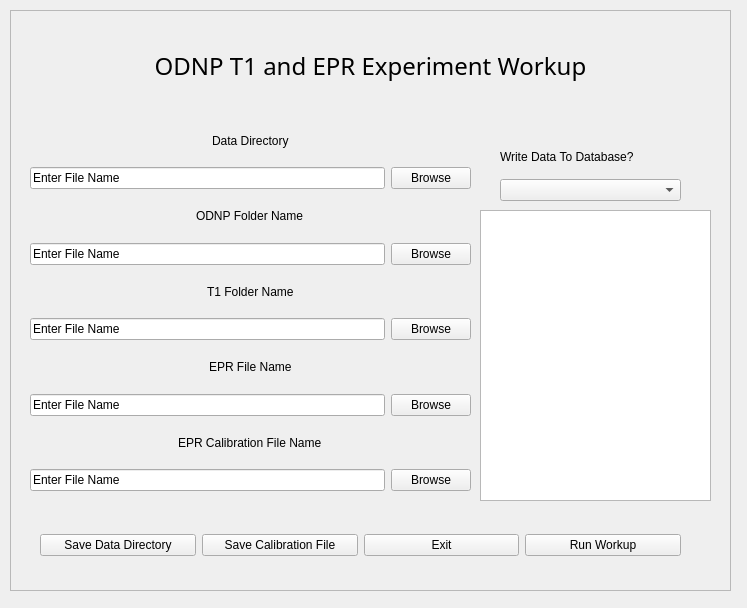
<?xml version="1.0" encoding="UTF-8"?>
<ui version="4.0">
 <class>mainWindow</class>
 <widget class="QWidget" name="mainWindow">
  <property name="geometry">
   <rect>
    <x>0</x>
    <y>0</y>
    <width>747</width>
    <height>608</height>
   </rect>
  </property>
  <property name="windowTitle">
   <string>mainWindow</string>
  </property>
  <property name="autoFillBackground">
   <bool>true</bool>
  </property>
  <widget class="QFrame" name="frame">
   <property name="geometry">
    <rect>
     <x>10</x>
     <y>10</y>
     <width>721</width>
     <height>581</height>
    </rect>
   </property>
   <property name="frameShape">
    <enum>QFrame::StyledPanel</enum>
   </property>
   <property name="frameShadow">
    <enum>QFrame::Raised</enum>
   </property>
   <widget class="QWidget" name="gridLayoutWidget">
    <property name="geometry">
     <rect>
      <x>30</x>
      <y>510</y>
      <width>641</width>
      <height>51</height>
     </rect>
    </property>
    <layout class="QGridLayout" name="gridLayout">
     <item row="0" column="0">
      <widget class="QPushButton" name="saveDirButton">
       <property name="text">
        <string>Save Data Directory</string>
       </property>
      </widget>
     </item>
     <item row="0" column="3">
      <widget class="QPushButton" name="runButton">
       <property name="text">
        <string>Run Workup</string>
       </property>
      </widget>
     </item>
     <item row="0" column="2">
      <widget class="QPushButton" name="exitButton">
       <property name="text">
        <string>Exit</string>
       </property>
      </widget>
     </item>
     <item row="0" column="1">
      <widget class="QPushButton" name="saveCalButton">
       <property name="text">
        <string>Save Calibration File</string>
       </property>
      </widget>
     </item>
    </layout>
   </widget>
   <widget class="QWidget" name="verticalLayoutWidget">
    <property name="geometry">
     <rect>
      <x>20</x>
      <y>110</y>
      <width>441</width>
      <height>371</height>
     </rect>
    </property>
    <layout class="QVBoxLayout" name="verticalLayout_2">
     <item alignment="Qt::AlignHCenter">
      <widget class="QLabel" name="directoryTitle">
       <property name="text">
        <string>Data Directory</string>
       </property>
      </widget>
     </item>
     <item>
      <layout class="QHBoxLayout" name="horizontalLayout">
       <item>
        <widget class="QLineEdit" name="DataDirDisplay">
         <property name="text">
          <string>Enter File Name</string>
         </property>
        </widget>
       </item>
       <item>
        <widget class="QPushButton" name="DataDirOpenBrowser">
         <property name="text">
          <string>Browse</string>
         </property>
        </widget>
       </item>
      </layout>
     </item>
     <item alignment="Qt::AlignHCenter">
      <widget class="QLabel" name="ODNPTitle">
       <property name="text">
        <string>ODNP Folder Name</string>
       </property>
      </widget>
     </item>
     <item>
      <layout class="QHBoxLayout" name="horizontalLayout_3">
       <item>
        <widget class="QLineEdit" name="ODNPDisplay">
         <property name="text">
          <string>Enter File Name</string>
         </property>
        </widget>
       </item>
       <item>
        <widget class="QPushButton" name="ODNPOpenBrowser">
         <property name="text">
          <string>Browse</string>
         </property>
        </widget>
       </item>
      </layout>
     </item>
     <item alignment="Qt::AlignHCenter">
      <widget class="QLabel" name="T1Title">
       <property name="text">
        <string>T1 Folder Name</string>
       </property>
      </widget>
     </item>
     <item>
      <layout class="QHBoxLayout" name="horizontalLayout_6">
       <item>
        <widget class="QLineEdit" name="T1Display">
         <property name="text">
          <string>Enter File Name</string>
         </property>
        </widget>
       </item>
       <item>
        <widget class="QPushButton" name="T1OpenBrowser">
         <property name="text">
          <string>Browse</string>
         </property>
        </widget>
       </item>
      </layout>
     </item>
     <item alignment="Qt::AlignHCenter">
      <widget class="QLabel" name="EPRTitle">
       <property name="text">
        <string>EPR File Name</string>
       </property>
      </widget>
     </item>
     <item>
      <layout class="QHBoxLayout" name="horizontalLayout_4">
       <item>
        <widget class="QLineEdit" name="EPRFileDisplay">
         <property name="text">
          <string>Enter File Name</string>
         </property>
        </widget>
       </item>
       <item>
        <widget class="QPushButton" name="EPROpenBrowser">
         <property name="text">
          <string>Browse</string>
         </property>
        </widget>
       </item>
      </layout>
     </item>
     <item alignment="Qt::AlignHCenter">
      <widget class="QLabel" name="EPRCalTitle">
       <property name="text">
        <string>EPR Calibration File Name</string>
       </property>
      </widget>
     </item>
     <item>
      <layout class="QHBoxLayout" name="horizontalLayout_5">
       <item>
        <widget class="QLineEdit" name="EPRCalFileDisplay">
         <property name="text">
          <string>Enter File Name</string>
         </property>
        </widget>
       </item>
       <item>
        <widget class="QPushButton" name="EPRCalOpenBrowser">
         <property name="text">
          <string>Browse</string>
         </property>
        </widget>
       </item>
      </layout>
     </item>
    </layout>
   </widget>
   <widget class="QWidget" name="gridLayoutWidget_2">
    <property name="geometry">
     <rect>
      <x>490</x>
      <y>130</y>
      <width>181</width>
      <height>61</height>
     </rect>
    </property>
    <layout class="QGridLayout" name="gridLayout_2">
     <item row="2" column="0">
      <widget class="QComboBox" name="databaseComboBox"/>
     </item>
     <item row="1" column="0">
      <widget class="QLabel" name="label">
       <property name="text">
        <string>Write Data To Database?</string>
       </property>
      </widget>
     </item>
    </layout>
   </widget>
   <widget class="QLabel" name="title">
    <property name="geometry">
     <rect>
      <x>0</x>
      <y>40</y>
      <width>721</width>
      <height>31</height>
     </rect>
    </property>
    <property name="font">
     <font>
      <family>Lucida Sans Typewriter</family>
      <pointsize>18</pointsize>
     </font>
    </property>
    <property name="layoutDirection">
     <enum>Qt::LeftToRight</enum>
    </property>
    <property name="text">
     <string>ODNP T1 and EPR Experiment Workup</string>
    </property>
    <property name="scaledContents">
     <bool>false</bool>
    </property>
    <property name="alignment">
     <set>Qt::AlignCenter</set>
    </property>
    <property name="wordWrap">
     <bool>false</bool>
    </property>
   </widget>
   <widget class="QTextBrowser" name="textBrowser">
    <property name="geometry">
     <rect>
      <x>470</x>
      <y>200</y>
      <width>231</width>
      <height>291</height>
     </rect>
    </property>
   </widget>
  </widget>
 </widget>
 <resources/>
 <connections/>
</ui>
